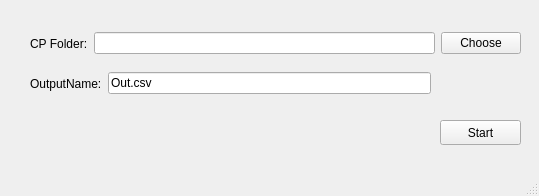
<?xml version="1.0" encoding="UTF-8"?>
<ui version="4.0">
 <class>MainWindow</class>
 <widget class="QMainWindow" name="MainWindow">
  <property name="geometry">
   <rect>
    <x>0</x>
    <y>0</y>
    <width>539</width>
    <height>196</height>
   </rect>
  </property>
  <property name="windowTitle">
   <string>MainWindow</string>
  </property>
  <widget class="QWidget" name="centralwidget">
   <widget class="QPushButton" name="pushButton_Start">
    <property name="geometry">
     <rect>
      <x>440</x>
      <y>120</y>
      <width>81</width>
      <height>25</height>
     </rect>
    </property>
    <property name="text">
     <string>Start</string>
    </property>
   </widget>
   <widget class="QWidget" name="layoutWidget">
    <property name="geometry">
     <rect>
      <x>30</x>
      <y>30</y>
      <width>491</width>
      <height>27</height>
     </rect>
    </property>
    <layout class="QHBoxLayout" name="horizontalLayout">
     <item>
      <widget class="QLabel" name="label_CPFolder">
       <property name="text">
        <string>CP Folder:</string>
       </property>
      </widget>
     </item>
     <item>
      <widget class="QLineEdit" name="lineEdit_CPFolder"/>
     </item>
     <item>
      <widget class="QPushButton" name="pushButton_CPFolder">
       <property name="text">
        <string>Choose</string>
       </property>
      </widget>
     </item>
    </layout>
   </widget>
   <widget class="QWidget" name="layoutWidget">
    <property name="geometry">
     <rect>
      <x>30</x>
      <y>70</y>
      <width>401</width>
      <height>27</height>
     </rect>
    </property>
    <layout class="QHBoxLayout" name="horizontalLayout_2">
     <item>
      <widget class="QLabel" name="label_OutputName">
       <property name="text">
        <string>OutputName:</string>
       </property>
      </widget>
     </item>
     <item>
      <widget class="QLineEdit" name="lineEdit_OutputName">
       <property name="text">
        <string>Out.csv</string>
       </property>
      </widget>
     </item>
    </layout>
   </widget>
  </widget>
  <widget class="QMenuBar" name="menubar">
   <property name="geometry">
    <rect>
     <x>0</x>
     <y>0</y>
     <width>539</width>
     <height>22</height>
    </rect>
   </property>
  </widget>
  <widget class="QStatusBar" name="statusbar"/>
 </widget>
 <resources/>
 <connections/>
</ui>
